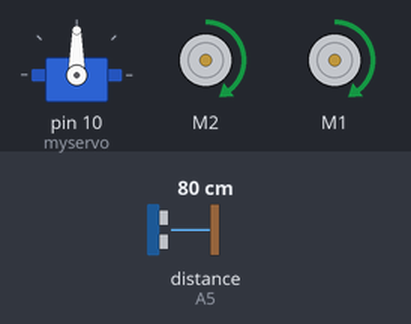
Recording of a sketch running on a simulated Arduino Uno, built with avr-gcc and run on an emulated ATmega328P. Parts: servo, 2 × DC motor (green arrow = forward, orange = backward, longer = faster). The test bench sets the inputs (shaded band); at power-on: distance to the obstacle (sensor on A5) 80 cm. The echo pulse lasts 58.3 µs per cm.

Above: at 2.2 s.
2.3 s: distance to the obstacle (sensor on A5) set to 2 cm
At 3.2 s:
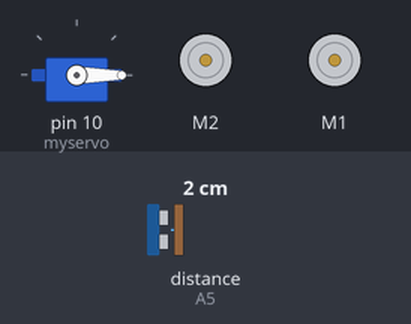
At 4.3 s:
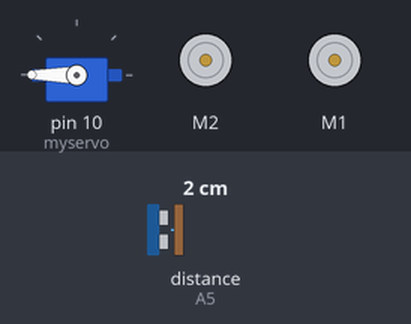
5.6 s: distance to the obstacle (sensor on A5) set to 17 cm
8.9 s: distance to the obstacle (sensor on A5) set to 21 cm
At 9.63 s:
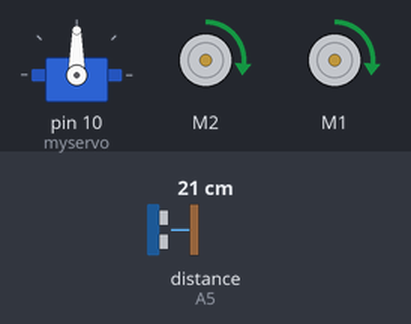
Timing chart, 0 to 18.2 s (numbered marks = the images above; inputs shaded):
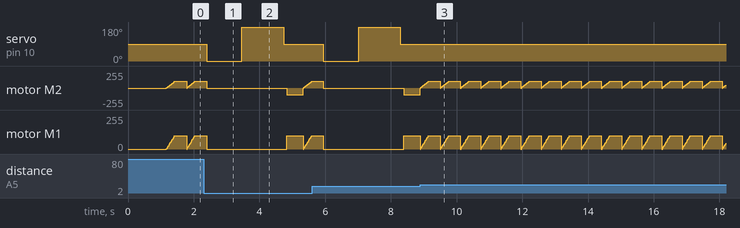

Measured:
- the behaviour switches between 19 and 20 cm on distance to the obstacle (sensor on A5) (found by bisection; images 2 and 3)
- after the input at 2.3 s, servo on pin 10 (myservo): 90° → 0° after 0.09 s, → 180° 1.1 s later, → 90° 1.3 s later
- after the input at 8.9 s, servo on pin 10 (myservo): stops changing and stays 90°

The sketch:

Robot_V3.ino
```cpp
#include <AFMotor.h>      //add Adafruit Motor Shield library
#include <Servo.h>        //add Servo Motor library
#include <NewPing.h>      //add Ultrasonic sensor library

#define TRIG_PIN 2 // Pin A0 on the Motor Drive Shield soldered to the ultrasonic sensor
#define ECHO_PIN A5 // Pin A1 on the Motor Drive Shield soldered to the ultrasonic sensor
#define MAX_DISTANCE 150 // sets maximum useable sensor measuring distance to 300cm
#define MAX_SPEED 100 // sets speed of DC traction motors to 150/250 or about 70% of full speed - to get power drain down.
#define MAX_SPEED_OFFSET 10 // this sets offset to allow for differences between the two DC traction motors
#define COLL_DIST 20 // sets distance at which robot stops and reverses to 30cm
#define TURN_DIST COLL_DIST+20 // sets distance at which robot veers away from object
NewPing sonar(TRIG_PIN, ECHO_PIN, MAX_DISTANCE); // sets up sensor library to use the correct pins to measure distance.

AF_DCMotor leftm(1, MOTOR12_1KHZ); // create motor #1 using M1 output on Motor Drive Shield, set to 1kHz PWM frequency
AF_DCMotor rightm(2, MOTOR12_1KHZ); // create motor #2, using M2 output, set to 1kHz PWM frequency
Servo myservo;  // create servo object to control a servo

int leftDistance, rightDistance; //distances on either side
int curDist = 0;
String motorSet = "";
int speedSet = 0;

//-------------------------------------------- SETUP LOOP ----------------------------------------------------------------------------
void setup() {
  myservo.attach(10);  // attaches the servo on pin 10 (SERVO_1 on the Motor Drive Shield to the servo object
  myservo.write(90); // tells the servo to position at 90-degrees ie. facing forward.
  delay(1000); // delay for one seconds
 }
//------------------------------------------------------------------------------------------------------------------------------------

//---------------------------------------------MAIN LOOP ------------------------------------------------------------------------------
void loop() {
  myservo.write(90);
  delay(90);
  curDist = readPing();   // read distance
  if (curDist < COLL_DIST) {changePath();}  // if forward is blocked change direction
  moveForward();  // move forward
  delay(200);
 }
//-------------------------------------------------------------------------------------------------------------------------------------

void changePath() {
  moveStop();   // stop forward movement
  myservo.write(0);  // check distance to the right
    delay(500);
    rightDistance = readPing(); //set right distance
    delay(500);
    myservo.write(180);  // check distace to the left
    delay(700);
    leftDistance = readPing(); //set left distance
    delay(500);
    myservo.write(90); //return to center
    delay(100);
    compareDistance();
  }


void compareDistance()   // find the longest distance
{
  if (leftDistance>rightDistance) //if left is less obstructed
  {
    turnLeft();
  }
  else if (rightDistance>leftDistance) //if right is less obstructed
  {
    turnRight();
  }
   else //if they are equally obstructed
  {
    turnAround();
  }
}


//-------------------------------------------------------------------------------------------------------------------------------------

int readPing() { // read the ultrasonic sensor distance
  delay(70);
  unsigned int uS =0;
  uS=sonar.ping();
  while(uS==0){uS=sonar.ping();}
  int cm = uS/US_ROUNDTRIP_CM;
  return cm;
}
//-------------------------------------------------------------------------------------------------------------------------------------
void moveStop() {leftm.run(RELEASE); rightm.run(RELEASE);}  // stop the motors.
//-------------------------------------------------------------------------------------------------------------------------------------
void moveForward() {
    motorSet = "FORWARD";
    rightm.run(FORWARD);      // turn it on going forward
    leftm.run(FORWARD);      // turn it on going forward
  for (speedSet = 0; speedSet < MAX_SPEED; speedSet +=2) // slowly bring the speed up to avoid loading down the batteries too quickly
  {
    rightm.setSpeed(speedSet);      // turn it on going forward
    leftm.setSpeed(speedSet);
    delay(5);
  }
}
//-------------------------------------------------------------------------------------------------------------------------------------
void moveBackward() {
    motorSet = "BACKWARD";
    rightm.run(BACKWARD);     // turn it on going backward
    leftm.run(BACKWARD);     // turn it on going backward
  for (speedSet = 0; speedSet < MAX_SPEED; speedSet +=2) // slowly bring the speed up to avoid loading down the batteries too quickly
  {
    rightm.setSpeed(speedSet);
    leftm.setSpeed(speedSet);
    delay(5);
  }
}
//-------------------------------------------------------------------------------------------------------------------------------------
void turnRight() {
  motorSet = "RIGHT";
  leftm.run(FORWARD);
  rightm.run(BACKWARD);
  //rightm.setSpeed(speedSet+MAX_SPEED_OFFSET);
  delay(300);
  motorSet = "FORWARD";
  rightm.run(FORWARD);      // turn it on going forward
    leftm.run(FORWARD);      // turn it on going forward
}
//-------------------------------------------------------------------------------------------------------------------------------------
void turnLeft() {
  motorSet = "LEFT";
  leftm.run(BACKWARD);      // turn motor 1 backward
  //leftm.setSpeed(speedSet+MAX_SPEED_OFFSET);
  rightm.run(FORWARD);     // turn motor 4 forward
  delay(300); // run motors this way for 1500
  motorSet = "FORWARD";
  rightm.run(FORWARD);      // turn it on going forward
    leftm.run(FORWARD);      // turn it on going forward
}
//-------------------------------------------------------------------------------------------------------------------------------------
void turnAround() {
  motorSet = "RIGHT";
  leftm.run(FORWARD);
  rightm.run(BACKWARD);
 // rightm.setSpeed(speedSet+MAX_SPEED_OFFSET);
  delay(500);
  motorSet = "FORWARD";
  rightm.run(FORWARD);      // turn it on going forward
    leftm.run(FORWARD);
}
```
